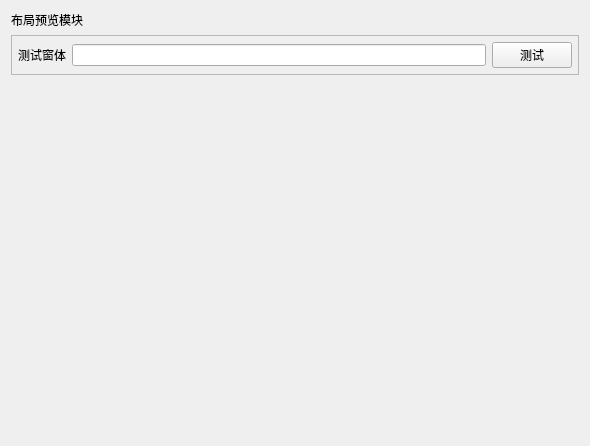
<?xml version="1.0" encoding="UTF-8"?>
<ui version="4.0">
 <class>MainWindow</class>
 <widget class="QMainWindow" name="MainWindow">
  <property name="geometry">
   <rect>
    <x>0</x>
    <y>0</y>
    <width>590</width>
    <height>446</height>
   </rect>
  </property>
  <property name="windowTitle">
   <string>MainWindow</string>
  </property>
  <widget class="QWidget" name="centralWidget">
   <layout class="QVBoxLayout" name="verticalLayout">
    <item>
     <widget class="QLabel" name="label_2">
      <property name="text">
       <string>布局预览模块</string>
      </property>
     </widget>
    </item>
    <item>
     <widget class="QFrame" name="frame">
      <property name="frameShape">
       <enum>QFrame::StyledPanel</enum>
      </property>
      <property name="frameShadow">
       <enum>QFrame::Raised</enum>
      </property>
      <layout class="QHBoxLayout" name="horizontalLayout">
       <property name="leftMargin">
        <number>6</number>
       </property>
       <property name="topMargin">
        <number>6</number>
       </property>
       <property name="rightMargin">
        <number>6</number>
       </property>
       <property name="bottomMargin">
        <number>6</number>
       </property>
       <item>
        <widget class="QLabel" name="label">
         <property name="text">
          <string>测试窗体</string>
         </property>
        </widget>
       </item>
       <item>
        <widget class="QLineEdit" name="lineEditFullName"/>
       </item>
       <item>
        <widget class="QPushButton" name="pushButtonFormPreview">
         <property name="text">
          <string>测试</string>
         </property>
        </widget>
       </item>
      </layout>
     </widget>
    </item>
    <item>
     <spacer name="verticalSpacer">
      <property name="orientation">
       <enum>Qt::Vertical</enum>
      </property>
      <property name="sizeHint" stdset="0">
       <size>
        <width>20</width>
        <height>349</height>
       </size>
      </property>
     </spacer>
    </item>
   </layout>
  </widget>
 </widget>
 <layoutdefault spacing="6" margin="11"/>
 <resources/>
 <connections/>
</ui>
